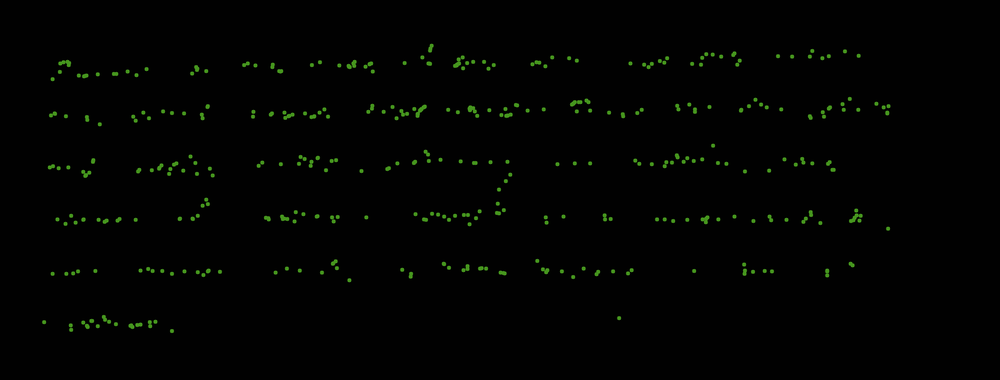
#> input picture backend/image_processing_backend/heat_map/Image.png, 1000 x 380 px, shrunk from 2480 x 943 before the run, found by its file name
$ python scipy_approach.py   (older library calls are emulated)
#> lines starting #> are read from the running program, lines starting #| are printed output that depends on the picture; long printed decimals are rounded
from scipy.signal import chirp, find_peaks, peak_widths, peak_prominences, find_peaks_cwt
import matplotlib.pyplot as plt
import numpy as np
import cv2
import pandas as pd

img = cv2.imread(
    "/home/kanish/Documents/ICR advanced forms/Advanced handwritting samples/fwdsamplefiles/image.png", 0)
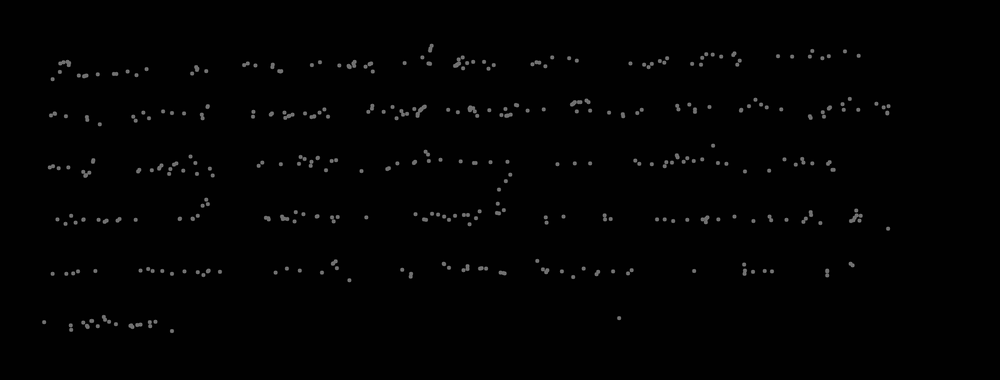
#> img: shape (380, 1000); min 0, max 130, mean 2.6

x_sum = cv2.reduce(img, 0, cv2.REDUCE_AVG, dtype=cv2.CV_32S)
y_sum = cv2.reduce(img, 1, cv2.REDUCE_AVG, dtype=cv2.CV_32S)
#> y_sum = 380 values, max 15 at index 218, min 1 at index 0, mean 2.61

ysum = [256 - y_su[0] for y_su in y_sum]
#> ysum = 380 values, max 255 at index 0, min 241 at index 218, mean 253.4

# reversed_ysum = list(reversed(ysum))
reversed_ysum = ysum
#> reversed_ysum has the same summary as ysum

x_axis = [pixel for pixel in range(img.shape[0])]
#> x_axis = 380 values from 0 to 379

# x = reversed_ysum

s = pd.Series(reversed_ysum)
x = s.ewm(5).mean()

peaks, _ = find_peaks(x)
#> peaks = [97, 151, 168, 201, 208, 258, 315]
results_half = peak_widths(x, peaks, rel_height=0.5)
#> results_half = ([30.06, 39.48, 0.65, 38.88, 2.66, 41.41, 36.39], [251.4, 250.5, 249.2, 251.6, 254.6, 251.4, 253.8], [75.95, 121.7, 167.9, 175.8, 206.3, 227.5, 284.8], [106, 161.2, 168.5, 214.7, 209, 268.9, 321.2])

# results_full = peak_widths(x, peaks, rel_height=0.7)

results_full = peak_widths(x, peaks, rel_height=0.6)
#> results_full = ([34.22, 41.23, 0.78, 41.15, 3.06, 42.95, 38.15], [250.7, 249.7, 249.2, 250.9, 254.6, 250.7, 253.6], [72.91, 120.6, 167.8, 174.2, 206, 226.5, 283.8], [107.1, 161.9, 168.6, 215.4, 209.1, 269.4, 322])


for peak, width, width_height, left_ips, right_fps in zip(peaks, results_full[0], results_full[1], results_full[2], results_full[3]):
    print(peak, width, width_height, left_ips, right_fps)
#> this loop made 7 passes
#> (peak, width, width_height, left_ips, right_fps) on passes 1 to 7: (97, 34.22, 250.7, 72.91, 107.1), (151, 41.23, 249.7, 120.6, 161.9), (168, 0.78, 249.2, 167.8, 168.6), (201, 41.15, 250.9, 174.2, 215.4), (208, 3.06, 254.6, 206, 209.1), (258, 42.95, 250.7, 226.5, 269.4), (315, 38.15, 253.6, 283.8, 322)
#| 97 34.220 250.741 72.913 107.134
#| 151 41.228 249.652 120.648 161.875
#| 168 0.7796 249.238 167.820 168.600
#| 201 41.148 250.874 174.221 215.369
#| 208 3.063 254.555 206.013 209.077
#| 258 42.945 250.664 226.478 269.423
#| 315 38.153 253.563 283.806 321.959
# print(results_full[0])


plt.plot(x)
# plt.plot(peaks, x[peaks], "x")
# plt.hlines(*results_half[1:], color="C2")
plt.hlines(*results_full[1:], color="C3")
plt.show()
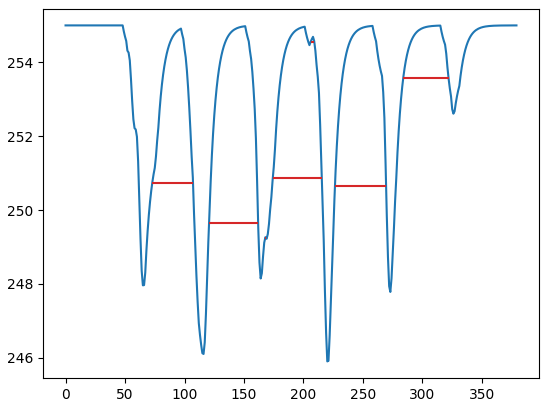
#> figure drawn by matplotlib, 1 panel; curve peaks at x = 0, y = 255
